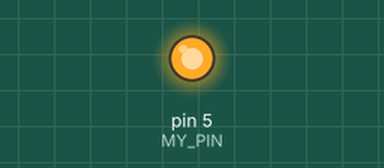
The sketch below on a simulated Arduino Uno, built with avr-gcc and run on an emulated ATmega328P. Shown: output pins drawn as LEDs (lit = HIGH). What the sketch prints to the serial monitor is not drawn.

Above: at 2.5 s.
At 7.5 s:
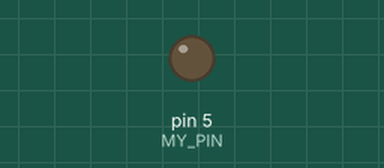
Timing chart, 0 to 13.0 s (numbered marks = the images above):
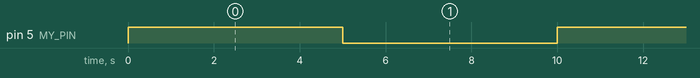

Measured:
- by itself, pin 5 (MY_PIN): alternates HIGH for 5.0 s and LOW for 5.0 s

The sketch:

afan.ino
```cpp
/*arduino:avr:nano:cpu=atmega328
  Dave Skura, 2022

these boards work and are listed using C:\arduino\Projects\arduino-cli board listall

	arduino:avr:nano:cpu=atmega328
	arduino:avr:nano:cpu=atmega328old
	arduino:avr:uno
	arduino:avr:mega

*/

#define MY_PIN 5

void setup() {
		Serial.begin(9600);
    pinMode(MY_PIN, OUTPUT);
}

void loop() {
    digitalWrite(MY_PIN, HIGH);
    delay(5000);
    digitalWrite(MY_PIN, LOW);
    delay(5000);
		Serial.println("Hello");
}
```
